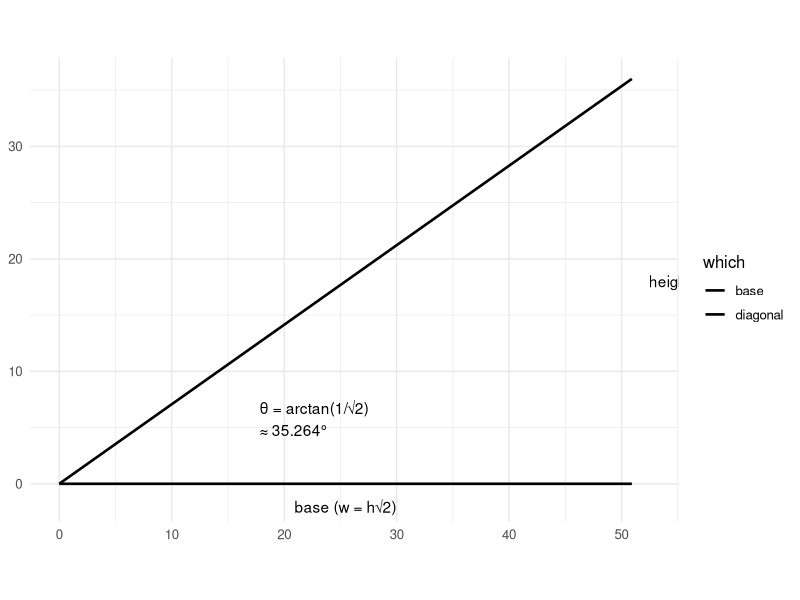
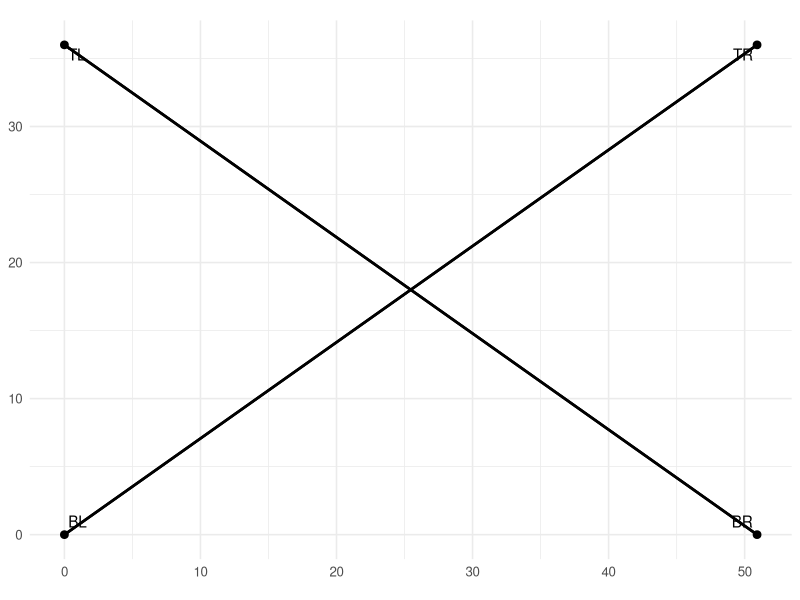
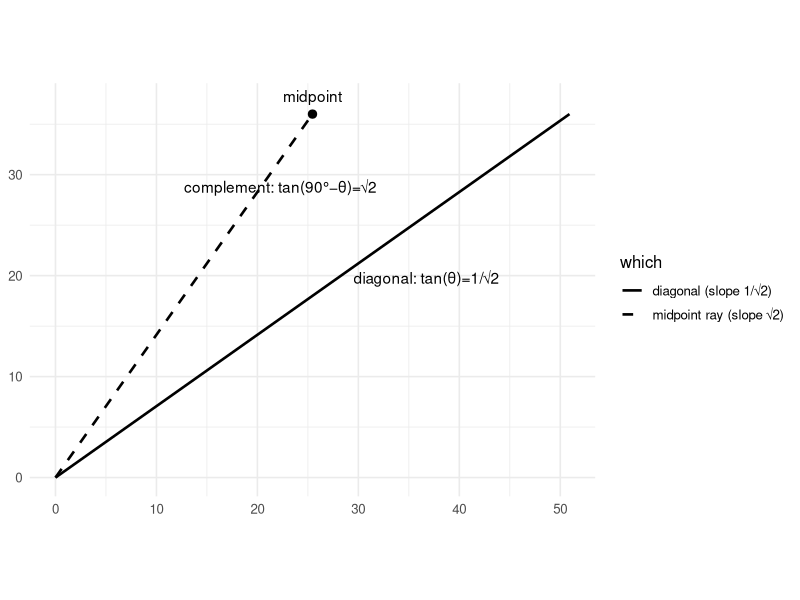
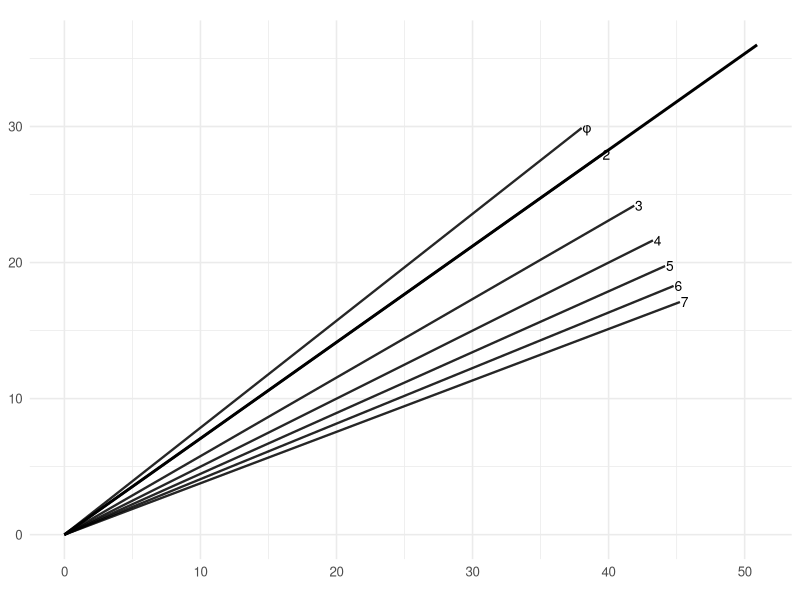

Write R code to recreate these figures, in order.
## ---- chunk 1
#| label: setup
#| include: false


# install.packages(c("mapview", "survey", "srvyr", "arcgislayers"))

# census_api_key("95496766c51541ee6f402c1e1a8658581285b759", install = TRUE, overwrite = TRUE)


# # load libraries - NOT NEEDED


# Force dplyr's select to take precedence
select <- dplyr::select
filter <- dplyr::filter

# Options
options(scipen = 999)
options(qic.clshade = T) # NO LONGER NEEDED; CHARTS ALL PREPARED WITH GGPLOT2 ONLY
options(qic.linecol = 'black') # NO LONGER NEEDED; CHARTS ALL PREPARED WITH GGPLOT2 ONLY
options(qic.signalcol = "firebrick") # NO LONGER NEEDED; CHARTS ALL PREPARED WITH GGPLOT2 ONLY
options(qic.targetcol = "purple") # NO LONGER NEEDED; CHARTS ALL PREPARED WITH GGPLOT2 ONLY
options(DT.options = list(dom = 'pBlfrti')) # Add buttons, filtering, and top (t) pagination controls
options(shiny.maxRequestSize = 50 * 1024^2) # Set upload maximum to 50 MB
options(tigris_use_cache = TRUE)
options(device = "RStudioGD") 


# Flextable defaults:
flextable::set_flextable_defaults(
  font.size = 14, 
  font.family = "Cabin",
  font.color = "black",
  table.layout = "fixed",
  border.color = "darkgray",
  padding.top = 3, padding.bottom = 3,
  padding.left = 4, padding.right = 4,
  line_spacing = 1.3,
  digits = 2,
  decimal.mark = ".",
  big.mark = " ",
  na_str = "<na>",
  post_process_html = identity,
  post_process_docx = identity
)



# Flextable built-in themes:
  # flextable::theme_alafoli()	|>  # BLAH
  # flextable::theme_apa()  # THIS IS NICE
  # flextable::theme_booktabs() |>  # NICE, MORE COMPACT
  # flextable::theme_box() |>   # OK, INCLUDES CELL BORDERS
  # flextable::theme_tron() |>  # 'DARK MODE' BLUE TEXT
  # flextable::theme_tron_legacy() |>   # 'DARK MODE' YELLOW TEXT
  # flextable::theme_vader() |>    # 'DARK MODE' WHITE TEXT
  # flextable::theme_vanilla() |>   # NOT SPECIAL
  # flextable::theme_zebra()	|>
  #


# Set global theme for consistent plots
ggplot2::theme_set(
  ggplot2::theme_minimal(base_size = 20) +
    ggplot2::theme(
      plot.title.position = "plot",
      plot.title = ggtext::element_textbox_simple(
        family = "Cabin",
        face = "bold",
        color = "darkgreen",
        size = 16,
        fill = "yellow",
        lineheight = 0.9,
        padding = ggplot2::margin(5.5, 5.5, 0.0, 5.5),
        margin = ggplot2::margin(0, 0, 5.5, 0)
      ),
      plot.subtitle = ggtext::element_textbox_simple(
        family = "Cabin",
        color = "darkgreen",
        face = "bold",
        size = 14,
        fill = "yellow",
        lineheight = 0.9,
        padding = ggplot2::margin(5.5, 5.5, 5.5, 5.5),
        margin = ggplot2::margin(0.0, 0, 5.5, 0)
      ),
      plot.caption = ggtext::element_markdown(
        family = "Cabin",
        size = 14,
        hjust = 1,
        color = "darkblue",
        face = "italic",
        fill = "yellow",
        lineheight = 1.0
      ),
      axis.text.x = ggtext::element_markdown(
        family = "Cabin",
        face = "bold",
        color = "blue",
        size = 12,
        angle = 45,
        hjust = 1
      ),
        # ggplot2::element_blank(),
      axis.title.x = ggtext::element_markdown(
        family = "Cabin",
        face = "bold",
        color = "blue",
        size = 14),
        # ggplot2::element_blank(),
      axis.text.y = ggtext::element_markdown(
        family = "Cabin",
        face = "bold",
        color = "blue",
        size = 12,
        angle = 45,
        hjust = 1
      ),
        # ggplot2::element_blank(),
      axis.title.y = ggtext::element_markdown(
        family = "Cabin",
        face = "bold",
        color = "blue",
        size = 12),
        # ggplot2::element_blank(),
      strip.text = ggtext::element_markdown(
        family = "Cabin",
        color = "black",
        size = 12,
        face = "italic",
        margin = ggplot2::margin(2, 0, 0.5, 0, "lines")
      ),
      axis.text = ggtext::element_markdown(
        family = "Cabin",
        color = "black"),
      panel.background = ggplot2::element_rect(fill = "white", color = NA),
      plot.background = ggplot2::element_rect(fill = "white", color = NA),
      legend.position = "none",
      panel.spacing.x = grid::unit(1.5, "cm"),
      panel.spacing.y = grid::unit(1.5, "cm"),
      plot.margin = ggplot2::margin(20, 20, 20, 20, "pt")
    )
)



  
# Set seed for reproducibility
base::set.seed(123)

## ---- chunk 2
#| label: fig-rectangle-diagonal
#| fig-cap: "√2 rectangle (h = 36, w = 36√2) and the diagonal angle θ = arctan(1/√2) ≈ 35.264° measured from the base."
#| fig-width: 7
#| fig-height: 5

h <- 36
w <- h * sqrt(2)

theta <- atan(1/sqrt(2))          # radians
theta_deg <- theta * 180/pi

# Data for segments
df_seg <- tibble::tibble(
  x = c(0, 0),
  y = c(0, 0),
  xend = c(w, w),
  yend = c(0, h),
  which = c("base", "diagonal")
)

ggplot2::ggplot() +
  ggplot2::geom_rect(
    ggplot2::aes(xmin = 0, xmax = w, ymin = 0, ymax = h),
    fill = NA,
    linewidth = 0.7
  ) +
  ggplot2::geom_segment(
    data = df_seg,
    ggplot2::aes(x = x, y = y, xend = xend, yend = yend, linetype = which),
    linewidth = 0.9
  ) +
  ggplot2::scale_linetype_manual(values = c(base = "solid", diagonal = "solid")) +
  ggplot2::annotate("text", x = w/2, y = -1.5, label = "base (w = h√2)", vjust = 1) +
  ggplot2::annotate("text", x = w + 1.5, y = h/2, label = "height (h)", hjust = 0) +
  ggplot2::annotate(
    "text",
    x = w*0.35, y = h*0.16,
    label = paste0("θ = arctan(1/√2)\n≈ ", round(theta_deg, 3), "°"),
    hjust = 0
  ) +
  ggplot2::coord_equal(expand = TRUE) +
  ggplot2::theme_minimal(base_size = 12) +
  ggplot2::labs(x = NULL, y = NULL)
## ---- chunk 3
#| label: tbl-corner-angles
#| tbl-cap: "Same diagonal direction, but the numeric angle depends on the corner (quadrant)."

corner_tbl <- tibble::tibble(
  corner = c("Bottom-Left", "Bottom-Right", "Top-Right", "Top-Left"),
  correct_angle = c("θ",
                    "180° − θ",
                    "180° + θ",
                    "360° − θ"),
  numeric_degrees = c(theta_deg,
                      180 - theta_deg,
                      180 + theta_deg,
                      360 - theta_deg)
) |>
  dplyr::mutate(numeric_degrees = round(numeric_degrees, 3))

flextable::flextable(corner_tbl) |>
  flextable::colformat_num(j = "numeric_degrees", digits = 3) |>
  flextable::autofit()
## ---- chunk 4
#| label: fig-corners-diagonals
#| fig-cap: "Diagonal direction rays from all four corners. The direction is the same geometry, but the angle label changes by quadrant."
#| fig-width: 7
#| fig-height: 5

corners <- tibble::tibble(
  corner = c("BL","BR","TR","TL"),
  x0 = c(0, w, w, 0),
  y0 = c(0, 0, h, h),
  x1 = c(w, 0, 0, w),
  y1 = c(h, h, 0, 0)
)

ggplot2::ggplot() +
  ggplot2::geom_rect(
    ggplot2::aes(xmin = 0, xmax = w, ymin = 0, ymax = h),
    fill = NA,
    linewidth = 0.7
  ) +
  ggplot2::geom_segment(
    data = corners,
    ggplot2::aes(x = x0, y = y0, xend = x1, yend = y1),
    linewidth = 0.9
  ) +
  ggplot2::geom_point(
    data = corners,
    ggplot2::aes(x = x0, y = y0),
    size = 2.3
  ) +
  ggplot2::annotate("text", x = 0, y = 0, label = "BL", hjust = -0.2, vjust = -0.6) +
  ggplot2::annotate("text", x = w, y = 0, label = "BR", hjust = 1.2, vjust = -0.6) +
  ggplot2::annotate("text", x = w, y = h, label = "TR", hjust = 1.2, vjust = 1.3) +
  ggplot2::annotate("text", x = 0, y = h, label = "TL", hjust = -0.2, vjust = 1.3) +
  ggplot2::coord_equal(expand = TRUE) +
  ggplot2::theme_minimal(base_size = 12) +
  ggplot2::labs(x = NULL, y = NULL)
## ---- chunk 5
#| label: fig-midpoint-vs-diagonal
#| fig-cap: "In a √2 rectangle, the slope √2 ray hits the midpoint of the top edge; the true diagonal uses slope 1/√2."
#| fig-width: 7
#| fig-height: 5

# Intersection of y = sqrt(2) x with y = h
x_mid <- h / sqrt(2)

df_lines <- tibble::tibble(
  which = c("diagonal (slope 1/√2)", "midpoint ray (slope √2)"),
  x = c(0, 0),
  y = c(0, 0),
  xend = c(w, x_mid),
  yend = c(h, h)
)

df_mid <- tibble::tibble(
  x = x_mid,
  y = h,
  label = "midpoint of top edge"
)

ggplot2::ggplot() +
  ggplot2::geom_rect(
    ggplot2::aes(xmin = 0, xmax = w, ymin = 0, ymax = h),
    fill = NA,
    linewidth = 0.7
  ) +
  ggplot2::geom_segment(
    data = df_lines,
    ggplot2::aes(x = x, y = y, xend = xend, yend = yend, linetype = which),
    linewidth = 0.9
  ) +
  ggplot2::geom_point(
    data = df_mid,
    ggplot2::aes(x = x, y = y),
    size = 2.5
  ) +
  ggplot2::annotate("text", x = x_mid, y = h + 1.2, label = "midpoint", vjust = 0) +
  ggplot2::annotate("text", x = w*0.58, y = h*0.55,
                    label = "diagonal: tan(θ)=1/√2", hjust = 0) +
  ggplot2::annotate("text", x = w*0.25, y = h*0.80,
                    label = "complement: tan(90°−θ)=√2", hjust = 0) +
  ggplot2::coord_equal(expand = TRUE) +
  ggplot2::theme_minimal(base_size = 12) +
  ggplot2::labs(x = NULL, y = NULL) +
  ggplot2::scale_linetype_manual(values = c("diagonal (slope 1/√2)" = "solid",
                                            "midpoint ray (slope √2)" = "dashed"))
## ---- chunk 6
#| label: tbl-general-angles
#| tbl-cap: "Method B angles θn = arctan(1/√n) and their complements."

phi <- (1 + sqrt(5))/2

n_vals <- tibble::tibble(
  label = c("φ", "2", "3", "4", "5", "6", "7"),
  n = c(phi, 2, 3, 4, 5, 6, 7)
) |>
  dplyr::mutate(
    theta_rad = atan(1/sqrt(n)),
    theta_deg = theta_rad * 180/pi,
    comp_deg  = 90 - theta_deg
  ) |>
  dplyr::mutate(
    theta_deg = round(theta_deg, 3),
    comp_deg  = round(comp_deg, 3)
  ) |>
  dplyr::select(label, n, theta_deg, comp_deg)

flextable::flextable(n_vals) |>
  flextable::set_header_labels(
    label = "n (label)",
    n = "n (value)",
    theta_deg = "θn = arctan(1/√n) (deg)",
    comp_deg = "90° − θn (deg)"
  ) |>
  flextable::autofit()
## ---- chunk 7
#| label: fig-fan
#| fig-cap: "A method-B fan of rays from the bottom-left corner for n ∈ {φ,2,3,4,5,6,7}. The √2 diagonal is included for reference."
#| fig-width: 7
#| fig-height: 5

phi <- (1 + sqrt(5))/2
fan <- tibble::tibble(
  label = c("φ", "2", "3", "4", "5", "6", "7"),
  n = c(phi, 2, 3, 4, 5, 6, 7)
) |>
  dplyr::mutate(
    theta = atan(1/sqrt(n)),      # radians
    # pick a common ray length to show direction
    L = w * 0.95,
    xend = L * cos(theta),
    yend = L * sin(theta)
  )

diag <- tibble::tibble(
  label = "√2 diagonal",
  x = 0, y = 0,
  xend = w, yend = h
)

ggplot2::ggplot() +
  ggplot2::geom_rect(
    ggplot2::aes(xmin = 0, xmax = w, ymin = 0, ymax = h),
    fill = NA,
    linewidth = 0.7
  ) +
  ggplot2::geom_segment(
    data = fan,
    ggplot2::aes(x = 0, y = 0, xend = xend, yend = yend),
    linewidth = 0.8,
    alpha = 0.85
  ) +
  ggplot2::geom_segment(
    data = diag,
    ggplot2::aes(x = x, y = y, xend = xend, yend = yend),
    linewidth = 1.0
  ) +
  ggplot2::geom_text(
    data = fan,
    ggplot2::aes(x = xend, y = yend, label = label),
    hjust = -0.1,
    vjust = 0.5,
    size = 3.5
  ) +
  ggplot2::coord_equal(expand = TRUE) +
  ggplot2::theme_minimal(base_size = 12) +
  ggplot2::labs(x = NULL, y = NULL)
